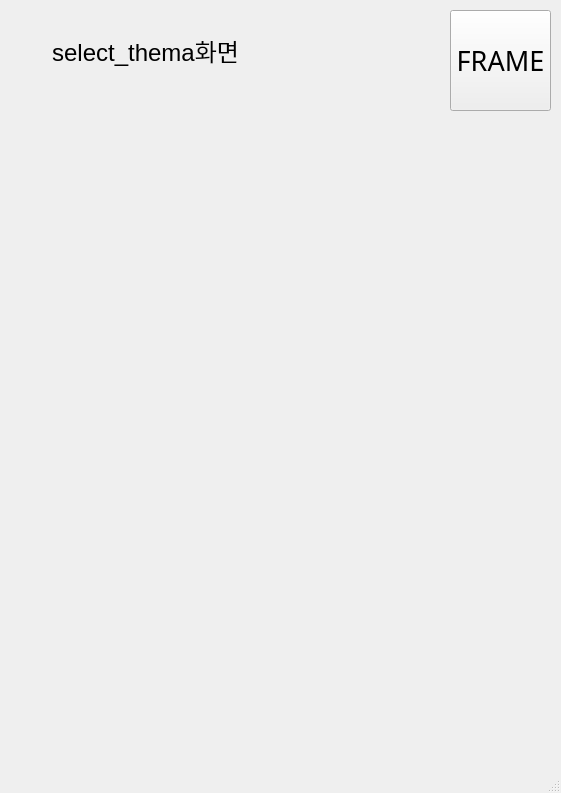
<?xml version="1.0" encoding="UTF-8"?>
<ui version="4.0">
 <class>MainWindow</class>
 <widget class="QMainWindow" name="MainWindow">
  <property name="geometry">
   <rect>
    <x>0</x>
    <y>0</y>
    <width>561</width>
    <height>793</height>
   </rect>
  </property>
  <property name="windowTitle">
   <string>MainWindow</string>
  </property>
  <widget class="QWidget" name="centralwidget">
   <widget class="QLabel" name="label">
    <property name="geometry">
     <rect>
      <x>10</x>
      <y>20</y>
      <width>271</width>
      <height>61</height>
     </rect>
    </property>
    <property name="text">
     <string>&lt;html&gt;&lt;head/&gt;&lt;body&gt;&lt;p align=&quot;center&quot;&gt;&lt;span style=&quot; font-size:18pt;&quot;&gt;select_thema화면&lt;/span&gt;&lt;/p&gt;&lt;/body&gt;&lt;/html&gt;</string>
    </property>
   </widget>
   <widget class="QPushButton" name="pushButton">
    <property name="geometry">
     <rect>
      <x>450</x>
      <y>10</y>
      <width>101</width>
      <height>101</height>
     </rect>
    </property>
    <property name="font">
     <font>
      <family>AlternateGothic2 BT</family>
      <pointsize>20</pointsize>
     </font>
    </property>
    <property name="text">
     <string>FRAME</string>
    </property>
   </widget>
  </widget>
  <widget class="QMenuBar" name="menubar">
   <property name="geometry">
    <rect>
     <x>0</x>
     <y>0</y>
     <width>561</width>
     <height>26</height>
    </rect>
   </property>
  </widget>
  <widget class="QStatusBar" name="statusbar"/>
 </widget>
 <resources/>
 <connections/>
</ui>
